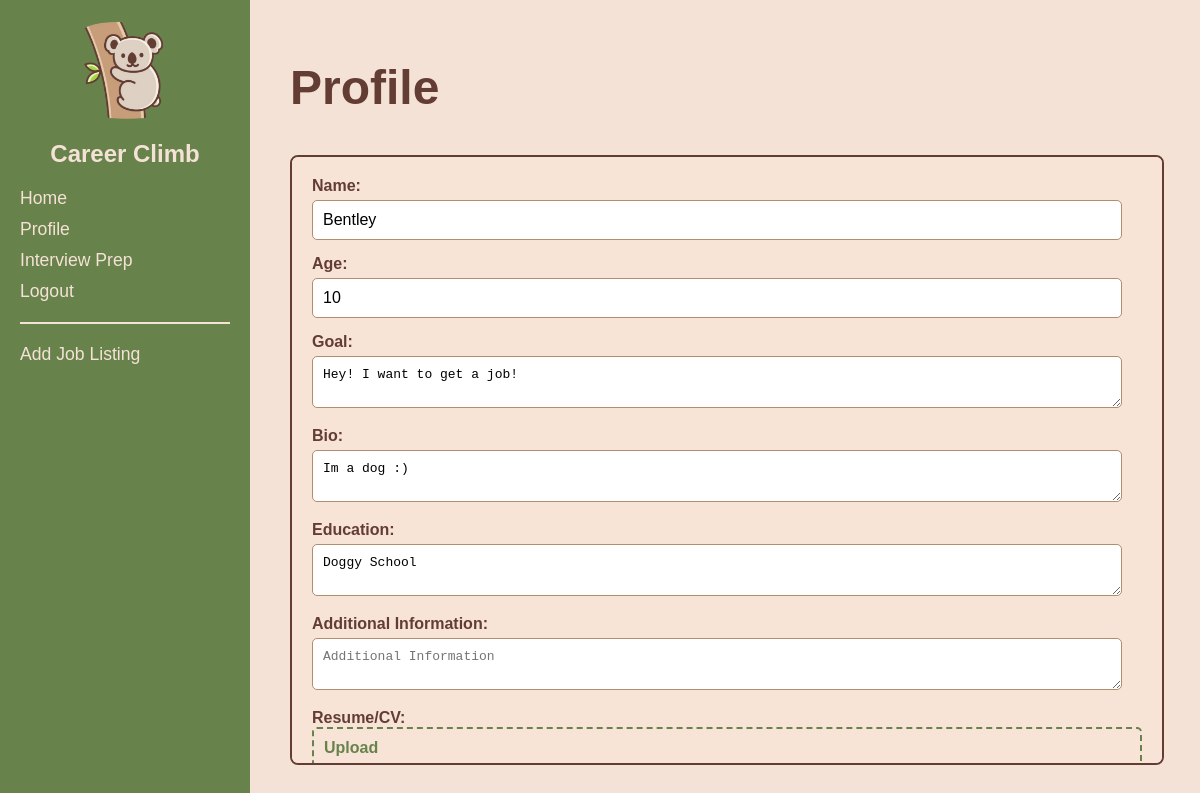
Screenshot of /profile/ (signed in) with the database file from the repository.
### myapp/models.py (models this page shows, shortened)
class UserProfile(models.Model):
    user = models.OneToOneField(User, on_delete=models.CASCADE)
    name = models.CharField(max_length=255, null=True, blank=True)
    age = models.IntegerField(null=True, blank=True)
    goal = models.TextField(null=True, blank=True)
    bio = models.TextField(null=True, blank=True)
    education = models.TextField(null=True, blank=True)
    additional_info = models.TextField(null=True, blank=True)
    resume = models.FileField(upload_to='resumes/', null=True, blank=True)
    is_saved = models.BooleanField(default=False)

### myapp/views.py (the view, shortened to what this page needs)
# urls.py: path('profile/', views.profile, name='profile'),
def profile(request):
    if request.user.is_authenticated:
        profile, created = UserProfile.objects.get_or_create(user=request.user)
        if request.method == 'POST':
            form = UserProfileForm(request.POST, request.FILES, instance=profile)
            if form.is_valid():
                profile = form.save(commit=False)
                profile.is_saved = True
                profile.save()
                return redirect('profile')  # Redirect after saving
        else:
            form = UserProfileForm(instance=profile)
        return render(request, 'profile.html', {
            'form': form,
            'profile': profile,
            'is_authenticated': True,
        })

### myapp/forms.py
class UserProfileForm(forms.ModelForm):
   class Meta:
       model = UserProfile
       fields = ['name', 'age', 'goal', 'bio', 'education', 'additional_info', 'resume']

### myapp/templates/profile.html (shortened to what this page needs)
{% load static %}
<!DOCTYPE html>
<html lang="en">
<head>
   <link rel="stylesheet" href="{% static 'css/styles.css' %}">
</head>
<body>
   <div class="container">
       <aside class="sidebar">
           <div class="logo">
               <img src="{% static 'images/logo.png' %}" alt="Career Climb Logo">
               <h1>Career Climb</h1>
           </div>
           <nav class="nav">
               <ul>
                   <li><a href="{% url 'home' %}">Home</a></li>
                   <li><a href="{% url 'profile' %}">Profile</a></li>
                   <li><a href="{% url 'interview_prep_form' %}">Interview Prep</a></li>
                   {% if user.is_authenticated %}
                   <li><a href = "{% url 'logout' %}">Logout</a></li>
                   {% else %}
                   <li><a href="{% url 'login' %}">Login</a></li>
                   {% endif %}
               </ul>
               <hr>
               <ul>
                   <li><a href="{% url 'add_job_listing' %}">Add Job Listing</a></li>
               </ul>
           </nav>
       </aside>
       <main class="profile">
        <h1>Profile</h1>
        {% if is_authenticated %}
            <form method="post" enctype="multipart/form-data" class="profile-form">
                <div class="form-group">
                    <label for="name">Name:</label>
                    <input type="text" id="name" name="name" placeholder="Input Name" value="{{ profile.name }}">
                </div>
                <div class="form-group">
                    <label for="age">Age:</label>
                    <input type="number" id="age" name="age" placeholder="Input Age" value="{{ profile.age }}">
                </div>
                <div class="form-group">
                    <label for="goal">Goal:</label>
                    <textarea id="goal" name="goal" placeholder="Write Goal">{{ profile.goal }}</textarea>
                </div>
                <div class="form-group">
                    <label for="bio">Bio:</label>
                    <textarea id="bio" name="bio" placeholder="Write Bio">{{ profile.bio }}</textarea>
                </div>
                <div class="form-group">
                    <label for="education">Education:</label>
                    <textarea id="education" name="education" placeholder="Write education level and history">{{ profile.education }}</textarea>
                </div>
                <div class="form-group">
                    <label for="additional-info">Additional Information:</label>
                    <textarea id="additional-info" name="additional_info" placeholder="Additional Information">{{ profile.additional_info }}</textarea>
                </div>
                <div class="form-group">
                    <label for="resume">Resume/CV:</label>
                    <div class="file-upload" onclick="document.getElementById('resume').click();">
                        <span id="upload-text">Upload</span>
                    </div>
                </div>
            </form>
        {% else %}
            <p>Welcome, Guest!</p>
            <p>Please <a href="{% url 'login' %}">log in</a> to edit your profile.</p>
        {% endif %}
    </main>
   </div>
</body>
</html>

### myapp/static/css/styles.css (style rules this page uses)
* { margin: 0; padding: 0; box-sizing: border-box; }
body { font-family: Arial, sans-serif; background-color: #f5e2d6; color: #633D34; min-height: 100vh; display: flex; flex-direction: column; }
h1 { color: #633d34; font-size: 3rem; margin-top: 20px; padding: 20px; }
.container { display: flex; height: 100vh; align-items: flex-start; }
.sidebar { width: 250px; background-color: #68824b; padding: 20px; min-height: 100vh; }
.logo { display: flex; flex-direction: column; align-items: center; }
.logo img { height: 100px; margin-bottom: -20px; }
.logo h1 { color: #f5e2d6; font-size: 1.5em; white-space: nowrap; overflow: hidden; text-overflow: ellipsis; }
.nav ul { list-style: none; margin-bottom: 20px; }
.nav ul li { margin-bottom: 10px; }
.nav ul li a { text-decoration: none; color: #f5e2d6; font-size: 1.1em; }
.nav hr { margin: 20px 0; border: 0.5px solid #f5e2d6; }
.profile { flex: 1; padding: 20px; min-height: 100%; }
.profile-form { background-color: #f7e4d7; box-sizing: border-box; width: 96%; margin: 20px; padding: 20px; border: 2px solid #633d34; border-radius: 8px; overflow: auto; height: 610px; }
.form-group { margin-bottom: 15px; }
.form-group label { font-weight: bold; margin-right: 10px; }
.form-group input, .form-group textarea { width: calc(100% - 20px); padding: 10px; border: 1px solid #b38c6b; border-radius: 5px; margin-top: 5px; font-size: 1em; }
.file-upload { display: flex; align-items: center; cursor: pointer; color: #68824b; font-weight: bold; border: 2px dashed #68824b; padding: 10px; border-radius: 5px; text-align: center; }
:root { --v-progress-left: 50px; --v-progress-item-height-width: 12px; --v-progress-line-height: 90px; --v-progress-line-width: 3px; --v-progress-gap: 13px; --blue: #0081C9; --green: #159895; --light-blue: #5BC0F8; }

### rows the page displays
UserProfile: name "Bentley", age "10", goal "Hey! I want to get a job!", bio "Im a dog :)", education "Doggy School"
